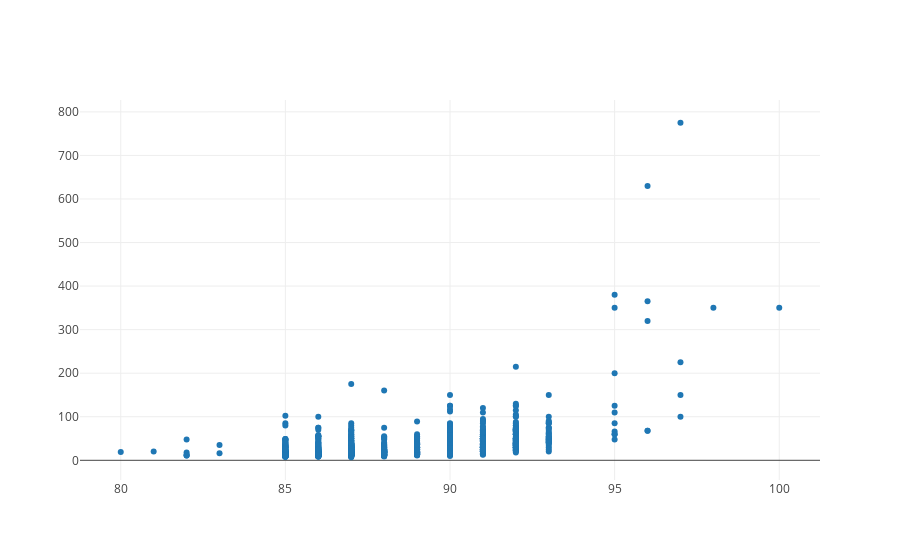

Notebook code cell kept with this figure:
### Code cell
import plotly.graph_objs as go
iplot([go.Scatter(x=reviews.head(1000)['points'], y=reviews.head(1000)['price'], mode='markers')])

### Figure 1 — Plotly figure (JSON) as saved in the notebook; plotly's stock layout.template omitted (floating-point values rounded to 4 significant figures; data arrays with more than 128 entries replaced by an {"elided": "..."} marker saying what was removed)
{"data": [{"mode": "markers", "type": "scatter", "uid": "77a160a0-54b8-4e5d-b852-72b46f1ecaf8", "x": {"elided": "1000 int values"}, "y": {"elided": "1000 int values"}}], "layout": {}}
